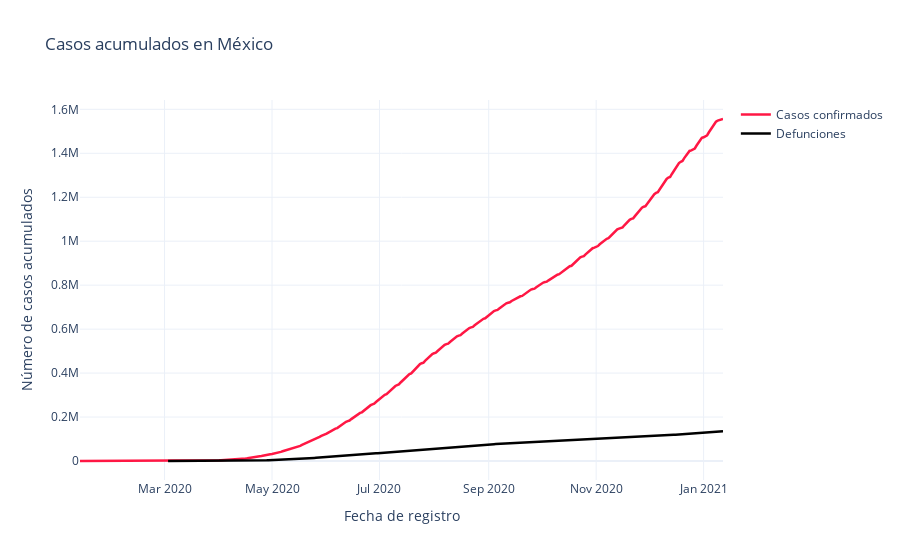

Source (notebook cell):
### Code cell
# Ploting the commulative confirmed and deaths cases ...

def acum_plot(x_conf_data, y_conf_data, x_def_data, y_def_data, region ):
    fig_acum = go.Figure()

    fig_acum.add_trace(go.Scatter(x = x_conf_data, y = y_conf_data,
                    mode = "lines" , line = dict(color = "#ff1744", width = 2.5), name = "Casos confirmados" ))

    fig_acum.add_trace(go.Scatter(x = x_def_data, y = y_def_data,
                    mode = "lines", line = dict(color = "black", width = 2.5), name = "Defunciones "))

    fig_acum.update_xaxes(title = "Fecha de registro")
    fig_acum.update_yaxes(title = "Número de casos acumulados")
    fig_acum.update_layout(title = "Casos acumulados en " + region )
    fig_acum.show()


# fig_acum = go.Figure()

# fig_acum.add_trace(go.Scatter(x = confirmados_por_fecha["fecha_ingreso"], y = confirmados_por_fecha["casos_acumulados"],
#                     mode = "lines" , line = dict(color = "#ff1744", width = 2.5), name = "Casos confirmados" ))

# fig_acum.add_trace(go.Scatter(x = defunciones_por_fecha["fecha_defuncion"], y = defunciones_por_fecha["defunciones_acumuladas"],
#                     mode = "lines", line = dict(color = "black", width = 2.5), name = "Defunciones "))



# fig_acum.update_xaxes(title = "Fecha de registro")
# fig_acum.update_yaxes(title = "Número de casos acumulados")
# fig_acum.update_layout(title = "Casos acumulados en México")
# fig_acum.show()

acum_plot(confirmados_por_fecha["fecha_ingreso"],confirmados_por_fecha["casos_acumulados"],
            defunciones_por_fecha["fecha_defuncion"], defunciones_por_fecha["defunciones_acumuladas"], region = "México" )

### Figure 1 — Plotly figure (JSON) as saved in the notebook; plotly's stock layout.template omitted (floating-point values rounded to 4 significant figures; data arrays with more than 128 entries replaced by an {"elided": "..."} marker saying what was removed)
{"data": [{"line": {"color": "#ff1744", "width": 2.5}, "mode": "lines", "name": "Casos confirmados", "type": "scatter", "x": {"elided": "325 str values"}, "y": {"elided": "325 int values"}}, {"line": {"color": "black", "width": 2.5}, "mode": "lines", "name": "Defunciones ", "type": "scatter", "x": {"elided": "302 str values"}, "y": {"elided": "302 int values"}}], "layout": {"title": {"text": "Casos acumulados en México"}, "xaxis": {"title": {"text": "Fecha de registro"}}, "yaxis": {"title": {"text": "Número de casos acumulados"}}}}
